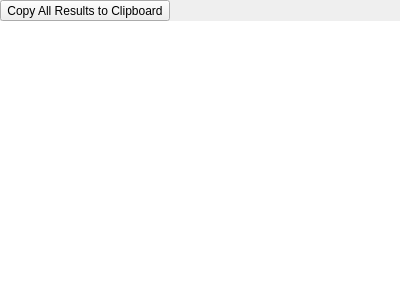
<?xml version="1.0" encoding="UTF-8"?>
<ui version="4.0">
 <class>SearchResultsDock</class>
 <widget class="QDockWidget" name="SearchResultsDock">
  <property name="geometry">
   <rect>
    <x>0</x>
    <y>0</y>
    <width>400</width>
    <height>300</height>
   </rect>
  </property>
  <property name="windowTitle">
   <string>Search Results</string>
  </property>
  <widget class="QWidget" name="dockWidgetContents">
   <layout class="QVBoxLayout" name="verticalLayout">
    <property name="spacing">
     <number>0</number>
    </property>
    <property name="leftMargin">
     <number>0</number>
    </property>
    <property name="topMargin">
     <number>0</number>
    </property>
    <property name="rightMargin">
     <number>0</number>
    </property>
    <property name="bottomMargin">
     <number>0</number>
    </property>
    <item>
     <layout class="QHBoxLayout" name="horizontalLayout">
      <item>
       <widget class="QToolButton" name="btnCopyResults">
        <property name="toolTip">
         <string>Copy All Results to Clipboard</string>
        </property>
        <property name="text">
         <string>Copy All Results to Clipboard</string>
        </property>
        <property name="icon">
         <iconset resource="../resources.qrc">
          <normaloff>:/icons/copy.png</normaloff>:/icons/copy.png</iconset>
        </property>
       </widget>
      </item>
      <item>
       <spacer name="horizontalSpacer">
        <property name="orientation">
         <enum>Qt::Horizontal</enum>
        </property>
        <property name="sizeHint" stdset="0">
         <size>
          <width>40</width>
          <height>20</height>
         </size>
        </property>
       </spacer>
      </item>
     </layout>
    </item>
    <item>
     <widget class="QTreeWidget" name="treeWidget">
      <property name="font">
       <font>
        <family>Courier New</family>
        <pointsize>10</pointsize>
        <bold>false</bold>
       </font>
      </property>
      <property name="contextMenuPolicy">
       <enum>Qt::CustomContextMenu</enum>
      </property>
      <property name="frameShape">
       <enum>QFrame::NoFrame</enum>
      </property>
      <property name="selectionMode">
       <enum>QAbstractItemView::ExtendedSelection</enum>
      </property>
      <property name="verticalScrollMode">
       <enum>QAbstractItemView::ScrollPerItem</enum>
      </property>
      <property name="indentation">
       <number>12</number>
      </property>
      <property name="uniformRowHeights">
       <bool>true</bool>
      </property>
      <property name="columnCount">
       <number>2</number>
      </property>
      <attribute name="headerVisible">
       <bool>false</bool>
      </attribute>
      <column>
       <property name="text">
        <string notr="true">1</string>
       </property>
      </column>
      <column>
       <property name="text">
        <string notr="true">2</string>
       </property>
      </column>
     </widget>
    </item>
   </layout>
  </widget>
 </widget>
 <resources>
  <include location="../resources.qrc"/>
 </resources>
 <connections/>
</ui>
